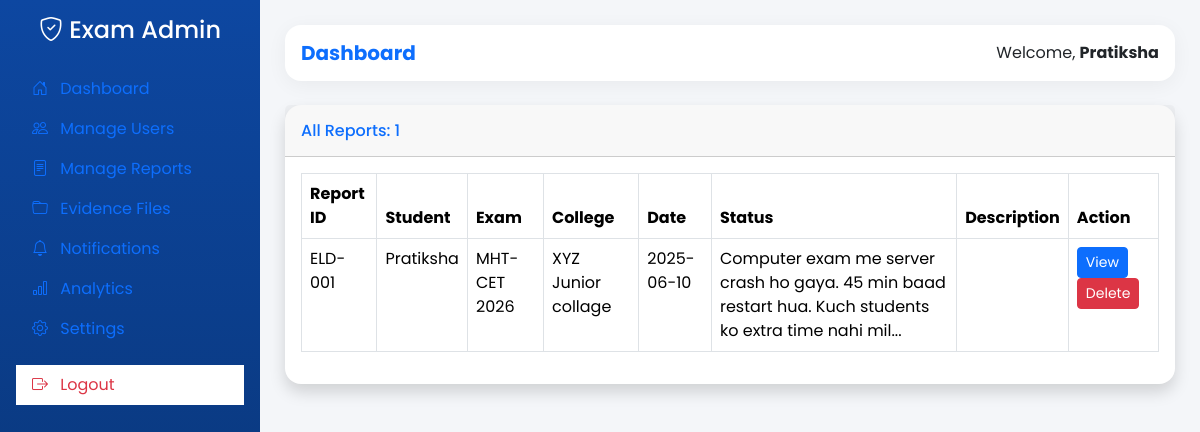
The page /admin/reports (signed in) on the database its author committed.
### tables this page shows
CREATE TABLE users (
            id INTEGER PRIMARY KEY AUTOINCREMENT,
            username TEXT NOT NULL UNIQUE,
            password TEXT NOT NULL,
            email TEXT UNIQUE,
            mobile TEXT UNIQUE,
            name TEXT,
            role TEXT DEFAULT 'student',

            -- Verification
            is_mobile_verified INTEGER DEFAULT 0,
            is_email_verified INTEGER DEFAULT 0,
            mobile_otp TEXT,
            otp_generated_at TEXT,

            -- Identity Proof 
            profile_photo TEXT,
            id_proof_type TEXT,
            id_proof_number TEXT,
            id_proof_photo TEXT,
            is_id_verified INTEGER DEFAULT 0,

            -- Tracking & Moderation
            signup_ip TEXT,
            signup_user_agent TEXT,
            created_at TEXT DEFAULT CURRENT_TIMESTAMP,
            is_blocked INTEGER DEFAULT 0,
            trust_score INTEGER DEFAULT 100
        );

CREATE TABLE entries (
            id INTEGER PRIMARY KEY AUTOINCREMENT,
            user_id INTEGER NOT NULL,
            exam_name TEXT NOT NULL,
            subject_name TEXT NOT NULL,
            college_name TEXT NOT NULL,
            status TEXT DEFAULT 'Pending',
            report_date TEXT,
            description TEXT,

            -- Incident Location
            incident_state TEXT,
            incident_district TEXT,
            incident_city TEXT,
            incident_college TEXT,
            incident_address TEXT,

            -- Multiple Files - JSON madhe store karu
            photos TEXT,
            videos TEXT,
            audios TEXT,

            -- Admin
            admin_remark TEXT,
            is_dummy INTEGER DEFAULT 0,
            created_at TEXT DEFAULT CURRENT_TIMESTAMP,
            updated_at TEXT,

            FOREIGN KEY (user_id) REFERENCES users (id)
        );

### app.py (the view)
@app.route('/admin/reports')
@admin_required
def admin_reports():
    conn = get_db()
    conn.row_factory = sqlite3.Row
    reports = conn.execute("SELECT e.*, u.name FROM entries e JOIN users u ON e.user_id=u.id ORDER BY e.id DESC").fetchall()
    conn.close()
    return render_template('admin_reports.html', user=current_user, reports=[dict(r) for r in reports])

### app.py (called while the page is built)
@login_manager.user_loader
def load_user(user_id):
    conn = get_db()
    user_row = conn.execute('SELECT * FROM users WHERE id =?', (user_id,)).fetchone()
    conn.close()
    if user_row:
        user = dict(user_row)
        return User(
            id=user['id'],
            username=user['username'],
            name=user.get('name', 'User'), # HE ADD KAR
            role=user.get('role', 'student'),
            is_mobile_verified=user.get('is_mobile_verified', 0),
            is_email_verified=user.get('is_email_verified', 0),
            is_blocked=user.get('is_blocked', 0)
        )
    return None

def admin_required(f):
    @wraps(f)
    def decorated_function(*args, **kwargs):
        if not current_user.is_authenticated:
            flash('Please login first', 'error')
            return redirect(url_for('login'))
        if current_user.role != 'admin':
            flash('You do not have admin permission', 'error')
            return redirect(url_for('dashboard')) # student dashboard la pathav
        return f(*args, **kwargs)
    return decorated_function

@app.context_processor
def inject_notifications():
    if 'user_id' in session:
        conn = get_db()
        count = conn.execute("SELECT COUNT(*) FROM notifications WHERE is_read = 0").fetchone()[0]
        return dict(unread_count=count)
    return dict(unread_count=0)

### database.py (called while the page is built)
def get_db():
    conn = sqlite3.connect(DB_PATH)
    conn.row_factory = sqlite3.Row
    return conn

### templates/admin_reports.html (shortened to what this page needs)
{% extends "admin_base.html" %}
{% block content %}
<div class="card shadow mb-4">
    <div class="card-header py-3">
        <h6 class="m-0 font-weight-bold text-primary">All Reports: {{ reports|length }}</h6>
    </div>
    <div class="card-body">
        <div class="table-responsive">
            <table class="table table-bordered">
                <thead class="thead-dark">
                    <tr>
                        <th>Report ID</th>
                        <th>Student</th>
                        <th>Exam</th>
                        <th>College</th>
                        <th>Date</th>
                        <th>Status</th>
                        <th>Description</th>
                        <th>Action</th>
                    </tr>
                </thead>
                <tbody>
                    {% for r in reports %}
                    <tr>
                        <td>ELD-{{ '%03d'|format(r.id) }}</td>
                        <td>{{ r.name }}<br><small>{{ r.email }}</small></td>
                        <td>{{ r.exam_name }}</td>
                        <td>{{ r.college_name }}</td>
                        <td>{{ r.report_date }}</td>
                        <td>{{ r.description[:100] }}...</td>
                        <td>
                            <span class="badge
                                {{ 'badge-warning' if r.status=='Pending' else 'badge-info' if r.status=='In Progress' else 'badge-success' }}">
                            </span>
                        </td>
                        <td>
                            <a href="{{ url_for('view_report', id=r.id) }}" class="btn btn-sm btn-primary">View</a>
                            <a href="{{ url_for('delete_report', id=r.id) }}" class="btn btn-sm btn-danger" onclick="return confirm('Delete?')">Delete</a>
                        </td>
                    </tr>
                    {% else %}
                    <tr><td colspan="8" class="text-center">No reports found</td></tr>
                    {% endfor %}
                </tbody>
            </table>
        </div>
    </div>
</div>
{% endblock %}

### templates/admin_base.html (shortened to what this page needs)
<!DOCTYPE html>
<html lang="en">
<head>
    <link href="https://cdn.jsdelivr.net/npm/bootstrap@5.3.3/dist/css/bootstrap.min.css" rel="stylesheet">
    <link rel="stylesheet" href="https://cdn.jsdelivr.net/npm/bootstrap-icons@1.11.3/font/bootstrap-icons.min.css">
</head>
<body>
<div class="d-flex">
    <nav class="sidebar p-3">
        <h4 class="text-center mb-4"><i class="bi bi-shield-check"></i> Exam Admin</h4>
        <ul class="nav flex-column">
            <li><a class="nav-link {% if request.endpoint == 'admin_dashboard' %}active{% endif %}" href="{{ url_for('admin_dashboard') }}"><i class="bi bi-house-door me-2"></i> Dashboard</a></li>
            <li><a class="nav-link" href="{{ url_for('admin_users') }}"><i class="bi bi-people me-2"></i> Manage Users</a></li>
            <li><a class="nav-link" href="{{ url_for('admin_reports') }}"><i class="bi bi-file-text me-2"></i> Manage Reports</a></li>
            <li><a class="nav-link" href="#"><i class="bi bi-folder me-2"></i> Evidence Files</a></li>
            <li><a class="nav-link" href="#"><i class="bi bi-bell me-2"></i> Notifications</a></li>
            <li><a class="nav-link" href="#"><i class="bi bi-bar-chart me-2"></i> Analytics</a></li>
            <li><a class="nav-link" href="#"><i class="bi bi-gear me-2"></i> Settings</a></li>
            <li><a class="nav-link text-danger bg-white mt-3" href="{{ url_for('logout') }}"><i class="bi bi-box-arrow-right me-2"></i> Logout</a></li>
        </ul>
    </nav>
    <div class="main-content w-100">
        <div class="navbar-top p-3 mb-4 d-flex justify-content-between align-items-center">
            <h5 class="mb-0 fw-bold text-primary">{% block page_title %}Dashboard{% endblock %}</h5>
            <div>Welcome, <b>{{ user.name }}</b></div>
        </div>
        {% block content %}{% endblock %}
    </div>
</div>
</body>
</html>

### templates/admin_base.html (style rules this page uses)
:root { --gov-blue: #0d47a1; --gov-blue-light: #1565c0; --bg-light: #f4f6f9; }
body { font-family: 'Poppins', sans-serif; background: var(--bg-light); }
.sidebar { min-height: 100vh; background: linear-gradient(180deg, var(--gov-blue) 0%, #08306b 100%); color: white; position: fixed; width: 260px; transition: all 0.3s; }
.main-content { margin-left: 260px; padding: 25px; }
.card { border: none; border-radius: 16px; box-shadow: 0 4px 20px rgba(0,0,0,0.1); transition: transform 0.3s; }
.navbar-top { background: white; border-radius: 16px; box-shadow: 0 4px 20px rgba(0,0,0,0.05); }

### rows shown on the page
users: name "Pratiksha"
entries: id "001", name "Pratiksha", exam_name "MHT-CET 2026", college_name "XYZ Junior collage", report_date "2025-06-10", description "Computer exam me server crash ho gaya. 45 min baad restart hua. Kuch students ko extra time nahi mil"

### other values the page prints
{{ reports|length }} "1"
